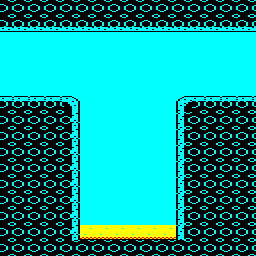

This game map was drawn from its Tiled (.tmx) file and the tilesets committed beside it. A one-line description and the full map source follow:
An orthogonal 16x16 tile map with 16x16 px tiles, 1 tile layer (Tile Layer 1) and 2 objects (2x edge_exit).

<map version="1.8" tiledversion="1.8.2" orientation="orthogonal" renderorder="right-down" width="16" height="16" tilewidth="16" tileheight="16" infinite="0" backgroundcolor="#00ffff" nextlayerid="4" nextobjectid="18">
 <tileset firstgid="1" source="../../tiled/porthole.tsx" />
 <layer id="1" name="Tile Layer 1" width="16" height="16">
  <data encoding="csv">
54,54,54,54,54,54,54,54,54,54,54,54,54,54,54,54,
35,35,35,35,35,35,35,35,35,35,35,35,35,35,35,35,
1,1,1,1,1,1,1,1,1,1,1,1,1,1,1,1,
1,1,1,1,1,1,1,1,1,1,1,1,1,1,1,1,
1,1,1,1,1,1,1,1,1,1,1,1,1,1,1,1,
1,1,1,1,1,1,1,1,1,1,1,1,1,1,1,1,
33,33,33,33,37,1,1,1,1,1,1,38,33,33,33,33,
54,54,54,54,34,1,1,1,1,1,1,36,54,54,54,54,
54,54,54,54,34,1,1,1,1,1,1,36,54,54,54,54,
54,54,54,54,34,1,1,1,1,1,1,36,54,54,54,54,
54,54,54,54,34,1,1,1,1,1,1,36,54,54,54,54,
54,54,54,54,34,1,1,1,1,1,1,36,54,54,54,54,
54,54,54,54,34,1,1,1,1,1,1,36,54,54,54,54,
54,54,54,54,34,1,1,1,1,1,1,36,54,54,54,54,
54,54,54,54,34,12,12,12,12,12,12,36,54,54,54,54,
54,54,54,54,54,54,54,54,54,54,54,54,54,54,54,54
</data>
 </layer>
 <objectgroup id="2" name="objects" />
 <objectgroup id="3" name="meta">
  <object id="16" name="edge_exit_03" type="edge_exit" x="0" y="32" width="16" height="64">
   <properties>
    <property name="id" value="edge_exit_03" />
    <property name="to" value="room01" />
   </properties>
  </object>
  <object id="17" name="edge_exit_04" type="edge_exit" x="240" y="32" width="16" height="64">
   <properties>
    <property name="id" value="edge_exit_04" />
    <property name="to" value="room03" />
   </properties>
  </object>
 </objectgroup>
</map>
